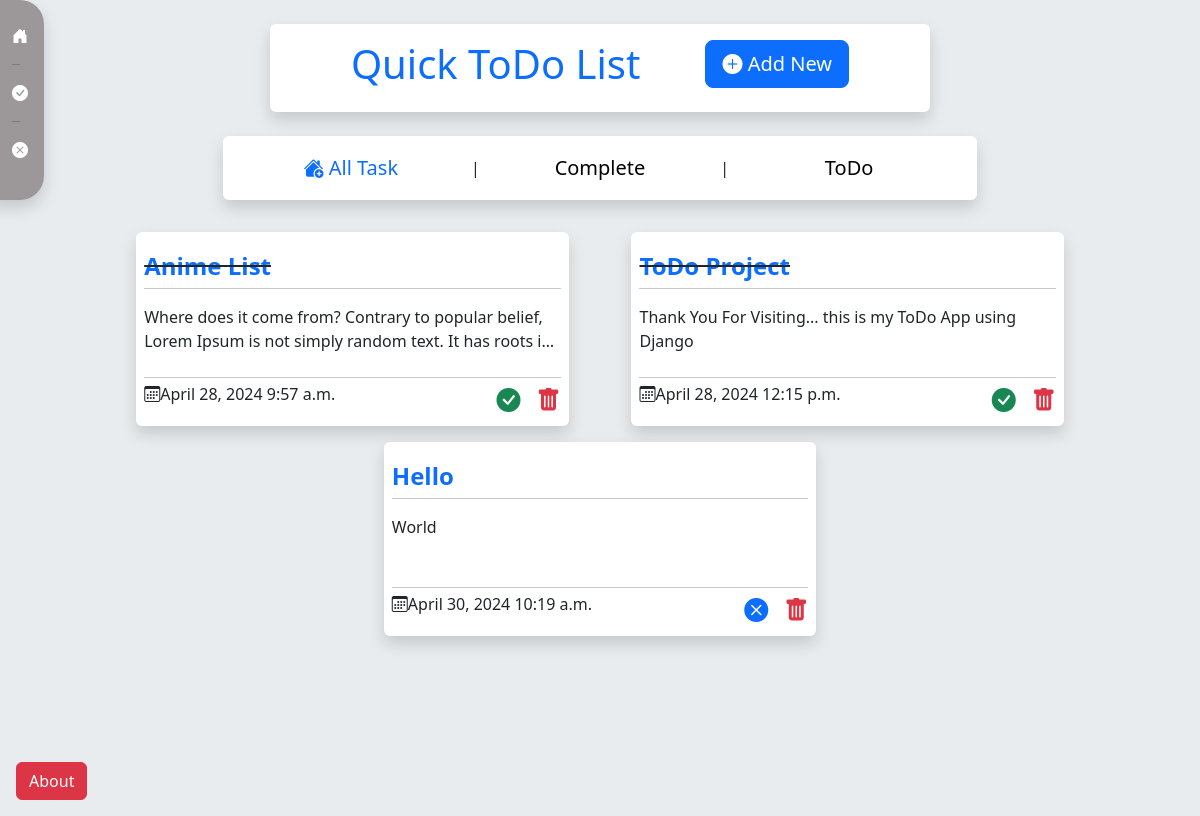
/home/, run on the app's committed database.
### ToDo_App/models.py (models this page shows, shortened)
class Task(models.Model):
    title = models.CharField(max_length=25)
    describtion = models.TextField()
    date = models.DateField()
    time = models.TimeField()
    complete = models.BooleanField(default=False)

### ToDo_App/views.py (the view)
# urls.py: path('home/', views.home,name='home'),
def home(request):
    Tasks = Task.objects.all()
    context = {}
    context['Tasks']=Tasks
    return render(request,'ToDo.html',context)

### Template/ToDo.html (shortened to what this page needs)
{% load static %}
{% include 'sideNav.html' %}
<!DOCTYPE html>
<html lang="en">
  <head>
    <link rel="stylesheet" href="{% static 'css/bootstrap.min.css' %}" />
    <link
      rel="stylesheet"
      href="https://cdn.jsdelivr.net/npm/bootstrap-icons@1.11.3/font/bootstrap-icons.min.css"
    />
    <link rel="stylesheet" href="{% static 'css/Todo.css' %}">
  </head>
  <body class="bg-body-secondary pt-2 pb-2">
    <div class="box container rounded p-3 mx-auto">
      <div class="row">
        <div
          class="title col-md-7 bg-white rounded d-flex justify-content-evenly p-3 shadow mx-auto mb-4"
        >
          <h1 class="text-primary">Quick ToDo List</h1>
          <a href="{% url 'create' %}">
            <button class="btn btn-primary btn-lg">
              <i class="bi bi-plus-circle-fill"></i> Add New
            </button>
          </a>
        </div>
      </div>
      <div class="row">
        <div
          class="listBar col-md-8 mx-auto rounded bg-white shadow p-2 d-flex justify-content-evenly align-items-center text-center mb-4"
        >
            <button class="btn btn-transparent btn-outline-light col-md-3 m-0 btn-lg ">
              <a href="{% url 'home' %}" class="text-primary"><i class="bi bi-house-add-fill"></i> All Task</a>
            </button>
          |
            <button class="btn btn-transparent btn-outline-light col-md-3 m-0 btn-lg">
              <a href="{% url 'complete' %}">Complete</a></button>
          |
            <button class="btn btn-transparent btn-outline-light col-md-3 m-0 btn-lg">
              <a href="{% url 'pending' %}">ToDo</a></button>
        </div>
      </div>
      <div class="row">
        <div class="ToDoBody col-md-11 mx-auto rounded">
          <div class="row d-flex justify-content-evenly">
            {% for tasks in Tasks %}
            {% if tasks.complete %}
            <div class="ToDoBox m-2 col-md-5 bg-white shadow rounded p-2">
              <div class="row">
                <div class="todo-title col-md-12 fw-bold text-start pt-2 text-decoration-line-through"><a href="{% url 'delete' tasks.id %}">{{tasks.title}}</a></div>
              </div>
              <hr class="mt-0"/>
              <div class="row">
                <div class="todo-desc col-md-12">
                  <p class="todo-pdesc">{{tasks.describtion}}</p>
                  </div>
              </div>
              <hr class="mb-0" />
              <div class="row mt-1">
                <div class="col-md-6 text-nowrap"><i class="bi bi-calendar3"></i>{{tasks.date}} {{tasks.time}} </div>
                <div class="todo-icons col-md-6 d-flex justify-content-end gap-3 ps-1">
                  <abbr title="Complete"><a href="{% url 'task_complete' tasks.id %}"><i class="bi bi-check-circle-fill ms-1 text-success"></i></a></abbr>
                  <abbr title="delete"><a href="{% url 'task_delete' tasks.id %}" class=""><i class="bi bi-trash-fill text-danger"></i></a></abbr>
                </div>
              </div>
            </div>
            {% else %}
            <div class="ToDoBox m-2 col-md-5 bg-white shadow rounded p-2">
              <div class="row">
                <div class="todo-title col-md-12 fw-bold text-start pt-2"><a href="{% url 'delete' tasks.id %}">{{tasks.title}}</a></div>
              </div>
              <hr class="mt-0"/>
              <div class="row">
                <div class="todo-desc col-md-12">
                  <p class="todo-pdesc">{{tasks.describtion}}</p>
                  </div>
              </div>
              <hr class="mb-0" />
              <div class="row mt-1">
                <div class="col-md-6 text-nowrap"><i class="bi bi-calendar3"></i>{{tasks.date}} {{tasks.time}} </div>
                <div class="todo-icons col-md-6 d-flex justify-content-end gap-3 ps-1">
                  <abbr title="Incomplete"><a href="{% url 'task_complete' tasks.id %}"><i class="bi bi-x-circle-fill text-primary"></i></a></abbr>
                  <abbr title="delete"><a href="{% url 'task_delete' tasks.id %}" class=""><i class="bi bi-trash-fill text-danger"></i></a></abbr>
                </div>
              </div>
            </div>
            {% endif %}
            {% endfor %}
          </div>
        </div>
      </div>
    </div>
  </body>
</html>

### Template/sideNav.html (shortened to what this page needs)
{% load static %}
<!DOCTYPE html>
<html lang="en">
<head>
    <link rel="stylesheet" href="{% static 'css/bootstrap.min.css' %}">
    <link rel="stylesheet" href="https://cdn.jsdelivr.net/npm/bootstrap-icons@1.11.3/font/bootstrap-icons.min.css"/>
    <link rel="stylesheet" href="{% static 'css/Todo.css' %}">
</head>
<body>
    <div class="sideNavRow row">
        <div class="sideNav col-md-1 shadow text-center shadow">
            <abbr title="Home"><a href="{% url 'home' %}"><i class="icon bi bi-house-door-fill"></i></a></abbr>
            <hr>
            <abbr title="Complete"><a href="{% url 'complete' %}"><i class="icon bi bi-check-circle-fill"></i></a></abbr>
            <hr>
            <abbr title="Pending"><a href="{% url 'pending' %}"><i class="icon bi bi-x-circle-fill"></i></a></abbr>
        </div>
    </div>
    <div class="logoutBar row">
        <div class="col-md-1 my-3 ms-3">
            <a href="{% url 'ToDo' %}"><button class="btn btn-danger">About</button></a>
        </div>
    </div>
</body>
</html>

### static/css/Todo.css (style rules this page uses)
.box { min-height: 100vh; }
.ToDoBody { min-height: 70vh; }
.listBar button { border-color: white; outline: transparent; }
.listBar button a { color: black; text-decoration: none; }
button { outline: none; outline-color: transparent; }
.sideNav { min-height: 25vh; width: 7vh; background-color: rgba(41, 28, 28,0.4); border-top-right-radius: 3vh; border-bottom-right-radius: 3vh; padding: 3vh; }
.sideNav a { color: white; }
.sideNavRow { position: fixed; top: 0; left: 0; }
.logoutBar { position: fixed; left:0; bottom:0; }
.ToDoBox { min-height: 22vh; overflow: hidden; }
.todo-title { height: 6vh; font-family: "Noto Sans", sans-serif; overflow: hidden; font-size: 3vh; }
.todo-desc { height: 7vh; overflow: hidden; text-overflow: ellipsis; }
.todo-pdesc { display: -webkit-box; -webkit-box-orient: vertical; -webkit-line-clamp: 2; overflow: hidden; text-overflow: ellipsis; }
.todo-icons { font-size: 3vh; color: blue; }
a { text-decoration: none; }

### data on the page
Task: title "Anime List", describtion "Where does it come from? Contrary to popular belief, Lorem Ipsum is not simply random text. It has roots…", date "April 28, 2024", time "9:57 a.m."
Task: title "ToDo Project", describtion "Thank You For Visiting... this is my ToDo App using Django", date "April 28, 2024", time "12:15 p.m."
Task: title "Hello", describtion "World", date "April 30, 2024", time "10:19 a.m."
